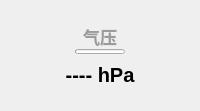
              <widget class="ElevatedCardWidget" name="pressure_card">
               <property name="sizePolicy">
                <sizepolicy hsizetype="Preferred" vsizetype="Preferred">
                 <horstretch>0</horstretch>
                 <verstretch>0</verstretch>
                </sizepolicy>
               </property>
               <property name="minimumSize">
                <size>
                 <width>0</width>
                 <height>60</height>
                </size>
               </property>
               <layout class="QHBoxLayout" name="current_weather_layout_inner_7">
                <property name="spacing">
                 <number>20</number>
                </property>
                <property name="leftMargin">
                 <number>24</number>
                </property>
                <property name="topMargin">
                 <number>24</number>
                </property>
                <property name="rightMargin">
                 <number>24</number>
                </property>
                <property name="bottomMargin">
                 <number>24</number>
                </property>
                <item>
                 <layout class="QVBoxLayout" name="verticalLayout_13">
                  <property name="spacing">
                   <number>9</number>
                  </property>
                  <item>
                   <layout class="QVBoxLayout" name="verticalLayout_40">
                    <property name="spacing">
                     <number>0</number>
                    </property>
                    <item alignment="Qt::AlignHCenter|Qt::AlignVCenter">
                     <widget class="QLabel" name="pressure_label_2">
                      <property name="font">
                       <font>
                        <family>Microsoft YaHei UI</family>
                        <pointsize>13</pointsize>
                        <bold>true</bold>
                       </font>
                      </property>
                      <property name="styleSheet">
                       <string notr="true">color: rgba(120, 120, 120, 180);
font-weight: bold;</string>
                      </property>
                      <property name="text">
                       <string>气压</string>
                      </property>
                      <property name="textFormat">
                       <enum>Qt::PlainText</enum>
                      </property>
                      <property name="alignment">
                       <set>Qt::AlignCenter</set>
                      </property>
                      <property name="wordWrap">
                       <bool>true</bool>
                      </property>
                     </widget>
                    </item>
                    <item alignment="Qt::AlignHCenter|Qt::AlignVCenter">
                     <widget class="ProgressBar" name="progressBar_5">
                      <property name="sizePolicy">
                       <sizepolicy hsizetype="Fixed" vsizetype="Fixed">
                        <horstretch>0</horstretch>
                        <verstretch>0</verstretch>
                       </sizepolicy>
                      </property>
                      <property name="minimumSize">
                       <size>
                        <width>0</width>
                        <height>5</height>
                       </size>
                      </property>
                      <property name="maximumSize">
                       <size>
                        <width>50</width>
                        <height>5</height>
                       </size>
                      </property>
                      <property name="styleSheet">
                       <string notr="true"/>
                      </property>
                      <property name="orientation">
                       <enum>Qt::Horizontal</enum>
                      </property>
                      <property name="useAni">
                       <bool>true</bool>
                      </property>
                      <property name="val">
                       <double>0.000000000000000</double>
                      </property>
                     </widget>
                    </item>
                   </layout>
                  </item>
                  <item>
                   <layout class="QVBoxLayout" name="verticalLayout_41">
                    <property name="spacing">
                     <number>0</number>
                    </property>
                    <item>
                     <widget class="StrongBodyLabel" name="pressure_value_2">
                      <property name="font">
                       <font>
                        <family>Segoe UI</family>
                        <pointsize>15</pointsize>
                        <bold>true</bold>
                        <stylestrategy>PreferDefault</stylestrategy>
                       </font>
                      </property>
                      <property name="text">
                       <string>---- hPa</string>
                      </property>
                      <property name="alignment">
                       <set>Qt::AlignCenter</set>
                      </property>
                      <property name="wordWrap">
                       <bool>false</bool>
                      </property>
                     </widget>
                    </item>
                   </layout>
                  </item>
                 </layout>
                </item>
               </layout>
              </widget>
